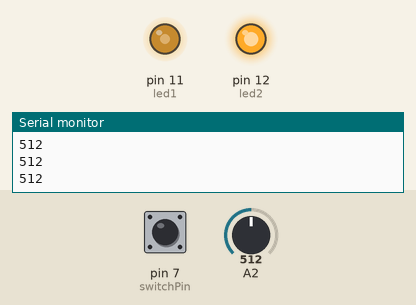
This sketch was run on a simulated Arduino Uno, built with avr-gcc and run on an emulated ATmega328P. Shown: output pins drawn as LEDs (lit = HIGH), the last lines printed to the serial monitor. Inputs (shaded band) come from the test bench; at power-on: A2 = 512, pin 7 (switchPin) HIGH.

Above: at 1.2 s.
1.3 s: A2 set to 716
At 1.8 s:
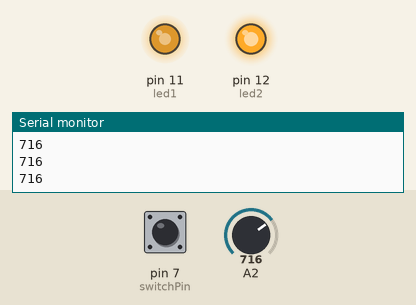
2.8 s: pin 7 (switchPin) pulled LOW for 0.15 s
At 2.87 s:
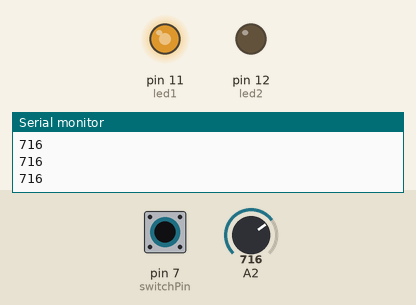
4.4 s: A2 set to 900
At 5.5 s:
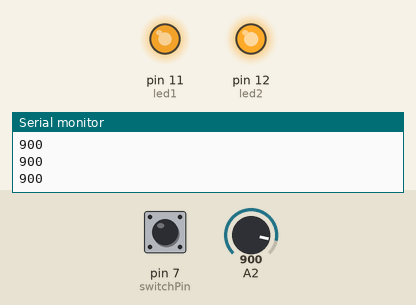
5.9 s: pin 7 (switchPin) pulled LOW for 1 s
At 6.4 s:
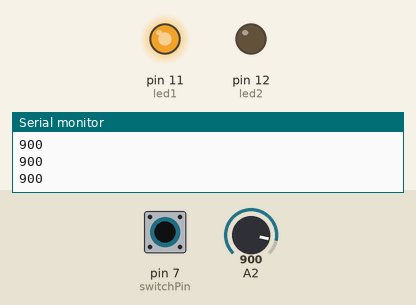
8.4 s: A2 set to 122
At 9.6 s:
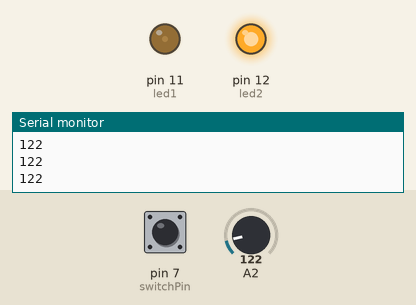
9.9 s: pin 7 (switchPin) pulled LOW for 0.15 s
At 9.97 s:
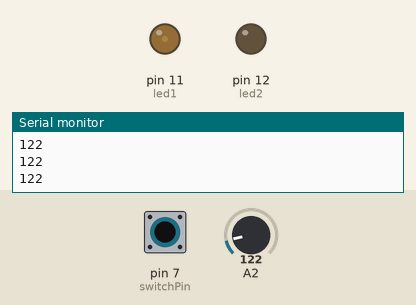
Timing chart, 0 to 12.5 s (numbered marks = the images above; inputs shaded):
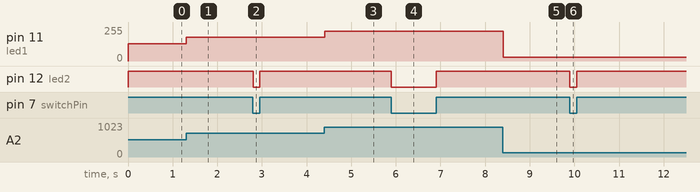

The sketch:

sketch_nov1A1.ino
```cpp
// variables
int led1= 11;
int led2= 12;
int switchPin= 7;

void setup() {
Serial.begin(9600);

pinMode(led1,OUTPUT);
pinMode(led2,OUTPUT);
pinMode(switchPin,INPUT);
}

void loop() {
// led 1 (analog)
int sensorValue= analogRead(A2);
Serial.println(sensorValue);
analogWrite(led1, sensorValue/4);
// led 2 (digital)
int switchState = digitalRead(switchPin);
digitalWrite(led2, switchState);
}
```

Measured:
- after the input at 1.3 s, pin 11 (led1): 128/255 → 179/255 at once
- after the input at 2.8 s, pin 12 (led2): HIGH → LOW at once, → HIGH 0.15 s later
- after the input at 4.4 s, pin 11 (led1): 179/255 → 225/255 at once
- after the input at 5.9 s, pin 12 (led2): HIGH → LOW at once, → HIGH 1.0 s later
- after the input at 8.4 s, pin 11 (led1): 225/255 → 30/255 at once
- after the input at 9.9 s, pin 12 (led2): HIGH → LOW at once, → HIGH 0.15 s later
